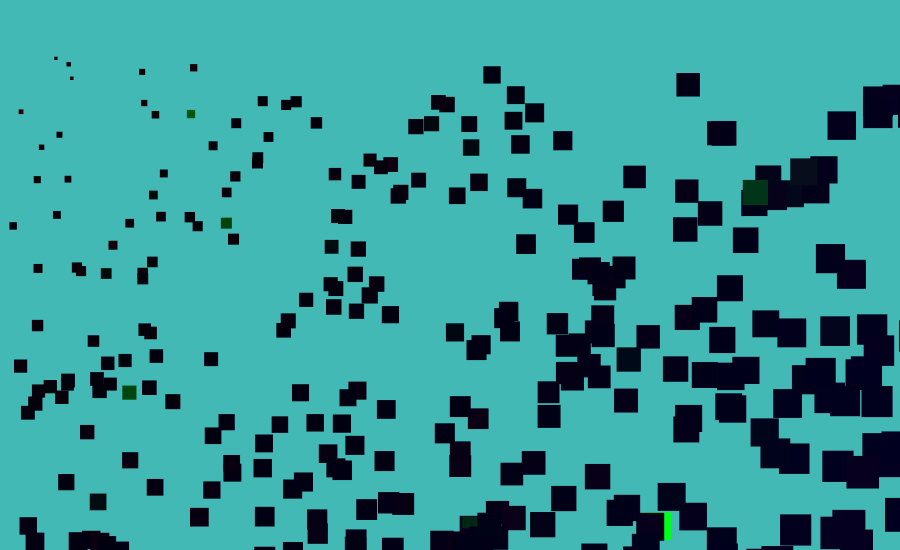
Frame 1 (no input)
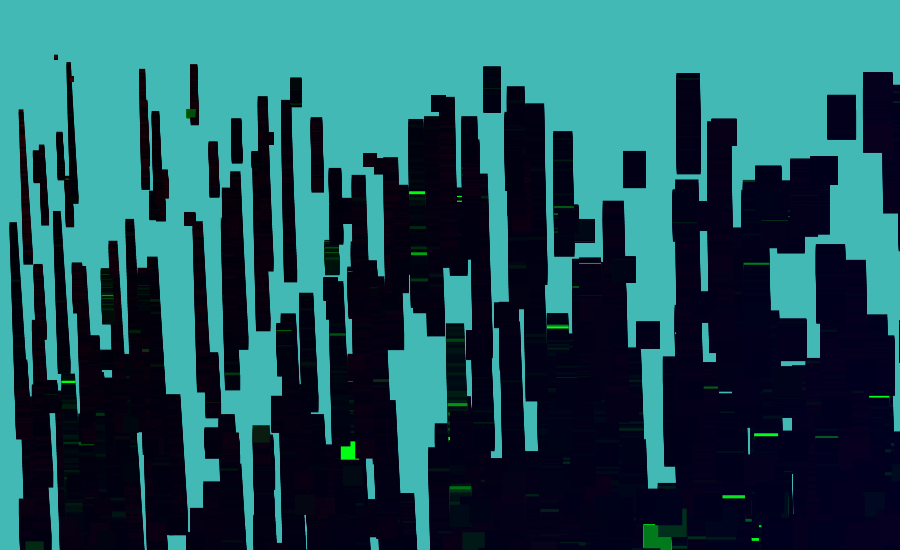
Frame 60 (the mouse pressed at the canvas centre just before this capture)
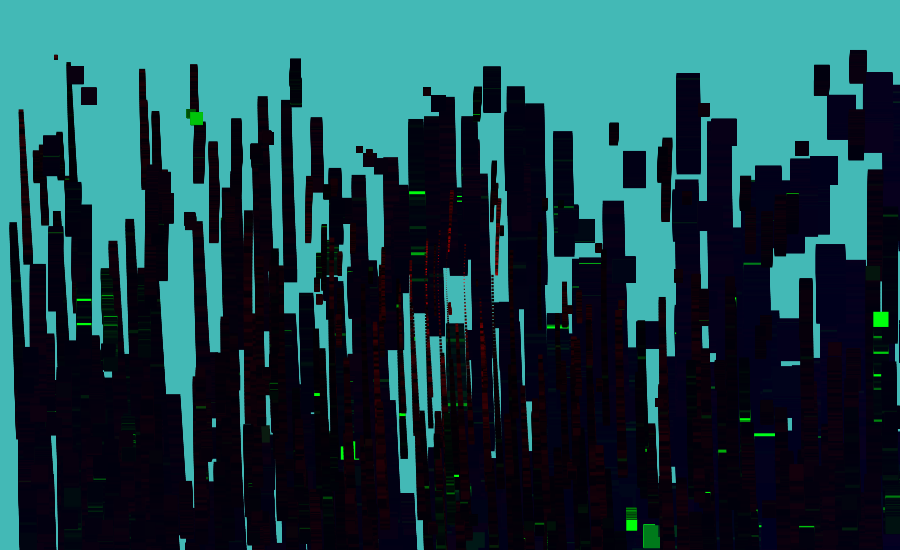
Frame 120 (the mouse held since frame 60 and released just before this capture)

The Processing sketch that drew these frames (run headless with seeded random() and noise(); from frame 60 on, the mouse is pressed at the canvas centre):

// Processing sketch: processing_1523
// ── processing_1523.pde

//by Aleksandra Sacha Lopatic : January 29, 2009 : Built in Processing : Move mouse over to see- red lights through the city darkness
int counter=300;
float[]xpos=new float[counter];
float[]ypos=new float[counter];
float[]size=new float[counter];
float[]xspeed=new float[counter];
float[]gravity=new float[counter];
float[]col=new float[counter];
float []maxDistance=new float[counter];
void setup(){
  size(900,550);
  background(67,185,182);
  smooth();
  noStroke();
  //  frameRate(20);
  for(int i=0;i<counter; i++){
    xpos[i]=random(0,width);
    ypos[i]=random(50,height);
    xspeed[i]=random(-.50,3.50);

    size[i]=random(0.10,1.50);
    col[i]=random(255);
    maxDistance[i]=dist(0,0,width,height); //mouse distance
  }
}
void draw(){
  // background();
  rectDisplay();
  rectFlying();
}
void rectDisplay(){
  for(int i=0; i<counter; i++){
    //mouse distance interactivity 
    float mouseDist=dist(mouseX,mouseY,xpos[i],ypos[i]);
    float diameter=(mouseDist/maxDistance[i])*36.0;
    fill(random(col[i])/diameter,diameter/random(col[i]),diameter);
    rect(xpos[i]+diameter,ypos[i]+diameter,size[i]+diameter,size[i]+diameter);
  }
}
void rectFlying(){
  for(int i=0; i<counter; i++){
    ypos[i]=ypos[i]+xspeed[i];
    if(ypos[i]>=height||ypos[i]<=30/size[i]){
      xspeed[i]*=-1;
      // xspeed[i]*=gravity[i];
    }
  }
}
